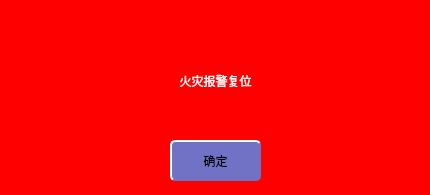
<?xml version="1.0" encoding="UTF-8"?>
<ui version="4.0">
 <class>WarningMessage</class>
 <widget class="QWidget" name="WarningMessage">
  <property name="geometry">
   <rect>
    <x>0</x>
    <y>0</y>
    <width>430</width>
    <height>195</height>
   </rect>
  </property>
  <property name="windowTitle">
   <string>Form</string>
  </property>
  <property name="styleSheet">
   <string notr="true">QWidget
{
	background-color: red;
}

QLabel
{
	color: red;
	border: 0px groove, gray;
    background-color: transparent;
	font: 22px, &quot;微软雅黑&quot;;
}

QPushButton
{
	font: 18px, &quot;微软雅黑&quot;;
    color: black;
	background-color: rgb(113, 113, 198);
	border:1px solid white;
	border-radius: 5px;
}</string>
  </property>
  <widget class="QPushButton" name="btnConfirm">
   <property name="geometry">
    <rect>
     <x>170</x>
     <y>140</y>
     <width>91</width>
     <height>41</height>
    </rect>
   </property>
   <property name="styleSheet">
    <string notr="true">QPushButton
{
	font: 18px, &quot;微软雅黑&quot;;
    color: black;
	background-color: rgb(113, 113, 198);
	border:2px solid white; 
    border-right-color: rgb(113, 113, 198); 
    border-bottom-color: rgb(113, 113, 198);
}

QPushButton:disabled
{
	font: 18px, &quot;微软雅黑&quot;;
    color: white;
	background-color: rgb(113, 113, 198);
	border:2px solid white; 
    border-right-color: rgb(113, 113, 198); 
    border-bottom-color: rgb(113, 113, 198);
}

QPushButton:pressed
{
	font: 18px, &quot;微软雅黑&quot;;
    color: white;
	background-color: rgb(0, 0, 255); 
	border:2px solid white; 
	border-left-color: qlineargradient(x1: 0, y1: 0, x2: 1, y2: 0, 
                        stop: 0 gray, stop: 1 black); 			border-top-color: qlineargradient(x1: 0, y1: 0, x2: 0, 										y2: 1, stop: 0 gray, stop: 1 black);
  border-right-color: white; border-bottom-color: white;
}</string>
   </property>
   <property name="text">
    <string>确定</string>
   </property>
  </widget>
  <widget class="QLabel" name="lblMessage">
   <property name="geometry">
    <rect>
     <x>10</x>
     <y>60</y>
     <width>411</width>
     <height>41</height>
    </rect>
   </property>
   <property name="styleSheet">
    <string notr="true">color: white;</string>
   </property>
   <property name="text">
    <string>火灾报警复位</string>
   </property>
   <property name="alignment">
    <set>Qt::AlignCenter</set>
   </property>
  </widget>
 </widget>
 <resources/>
 <connections/>
</ui>
